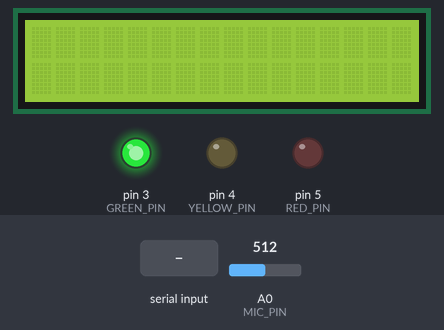
A sketch run on a simulated Arduino Uno, built with avr-gcc and run on an emulated ATmega328P. Shown: 16×2 character LCD, output pins drawn as LEDs (lit = HIGH). The test bench sets the inputs (shaded band); at power-on: A0 (MIC_PIN) = 512. What the sketch prints to the serial monitor is not drawn.

Above: at 1.2 s.
1.3 s: "STATUS::45\n" received over Serial
At 2.8 s:
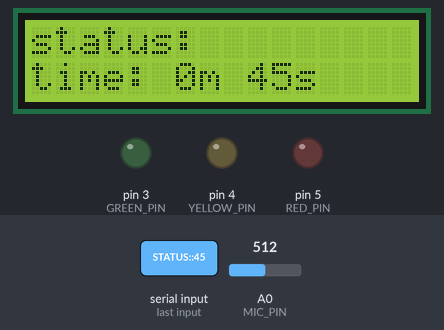
Timing chart, 0 to 4.3 s (numbered marks = the images above; inputs shaded):
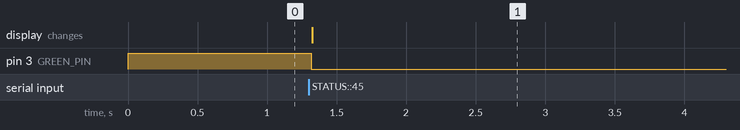

Measured:
- after the input at 1.3 s, pin 3 (GREEN_PIN): HIGH → LOW at once; the display: changes at once (image 1)

The sketch:

noise_monitor_v2.ino
```cpp
#include <Wire.h>
#include <LiquidCrystal.h>

const int MIC_PIN = A0;
const int GREEN_PIN = 3;
const int YELLOW_PIN = 4;
const int RED_PIN = 5;
const unsigned long SAMPLE_WINDOW_MS = 50;

int r5=7;
int en=8;
int d4=9;
int d5=10;
int d6=11;
int d7=12;
LiquidCrystal lcd(r5,en,d4,d5,d6,d7);
String confirmedStatus = "OKAY";
unsigned long statusSeconds = 0;

void setup() {
  Serial.begin(115200);
  pinMode(GREEN_PIN, OUTPUT); pinMode(YELLOW_PIN, OUTPUT); pinMode(RED_PIN, OUTPUT);
  //lcd.init(); lcd.backlight();
  updateTrafficLight("OKAY"); updateLCD("OKAY",0);
  lcd.begin(16,2);
}

int readSoundAmplitude() {
  unsigned long start = millis();
  int signalMin=1023, signalMax=0;
  while (millis()-start < SAMPLE_WINDOW_MS) {
    int sample=analogRead(MIC_PIN);
    if(sample<signalMin) signalMin=sample;
    if(sample>signalMax) signalMax=sample;
  }
  return signalMax-signalMin;
}

void sendSoundData() { Serial.print("DATA:"); Serial.println(readSoundAmplitude()); }

void readPythonCommands() {
  if(!Serial.available()) return;
  String command=Serial.readStringUntil('\n'); command.trim();
  if(!command.startsWith("STATUS:")) return;
  int a=command.indexOf(':'); int b=command.indexOf(':',a+1);
  if(b<0) return;
  confirmedStatus=command.substring(a+1,b);
  statusSeconds=command.substring(b+1).toInt();
  updateTrafficLight(confirmedStatus); updateLCD(confirmedStatus,statusSeconds);
}

void updateTrafficLight(String status) {
  digitalWrite(GREEN_PIN,LOW); digitalWrite(YELLOW_PIN,LOW); digitalWrite(RED_PIN,LOW);
  if(status=="OKAY") digitalWrite(GREEN_PIN,HIGH);
  else if(status=="MODERATE") digitalWrite(YELLOW_PIN,HIGH);
  else if(status=="NOT FINE") digitalWrite(RED_PIN,HIGH);
}

void updateLCD(
  String status,
  unsigned long seconds
) {

  String firstLine = "status: " + status;

  unsigned long minutes = seconds / 60;
  unsigned long remainingSeconds = seconds % 60;

  String secondLine =
    "time: " +
    String(minutes) +
    "m " +
    String(remainingSeconds) +
    "s";

  // Clear first row
  lcd.setCursor(0, 0);
  lcd.print("                ");

  // Clear second row
  lcd.setCursor(0, 1);
  lcd.print("                ");

  // Write first row
  lcd.setCursor(0, 0);
  lcd.print(firstLine);

  // Write second row
  lcd.setCursor(0, 1);
  lcd.print(secondLine);
}

void loop() {
  readPythonCommands();
  sendSoundData();
}
```
